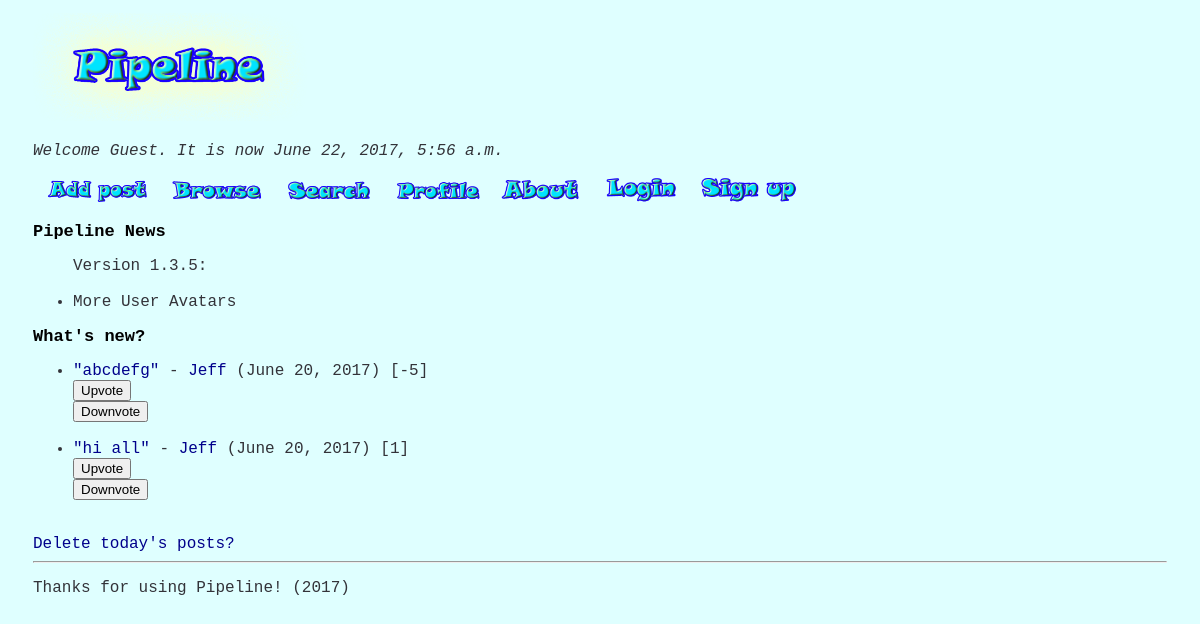
The app's page /, older data.
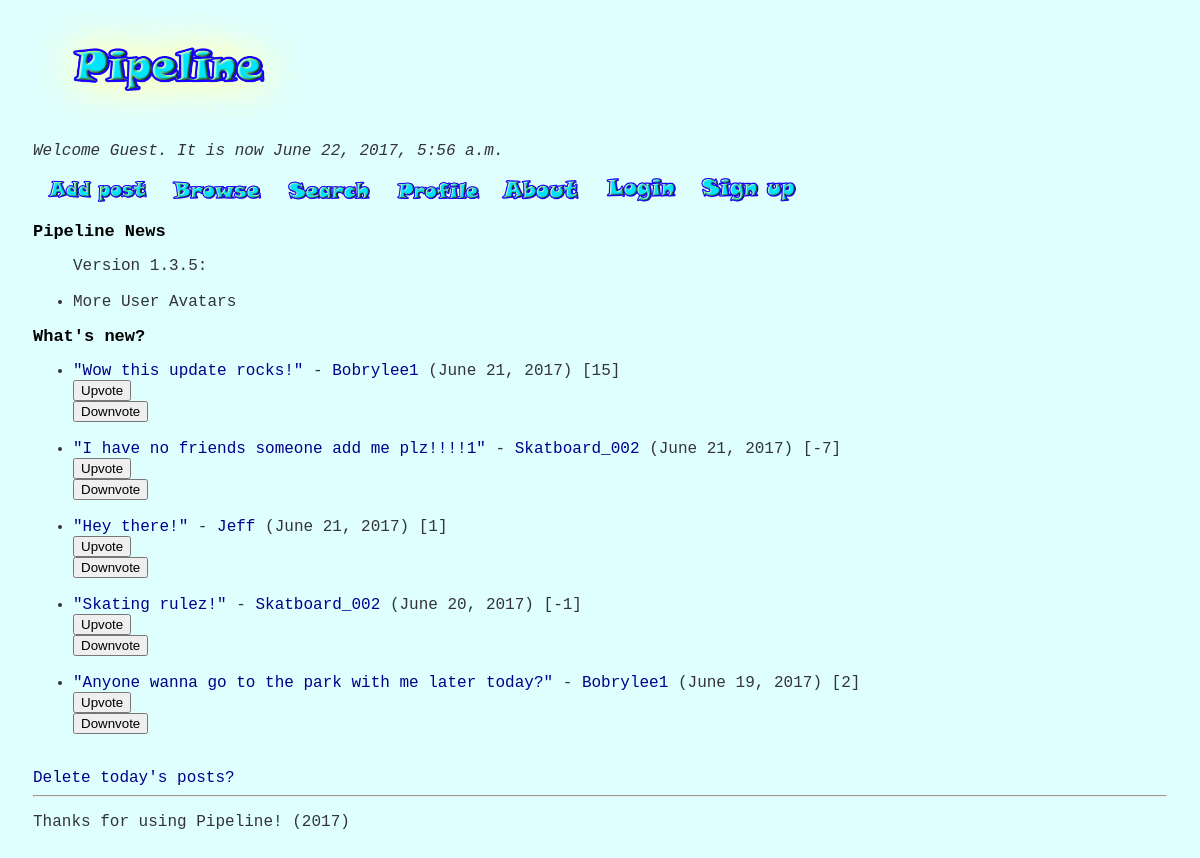
The same page, newer data.
### posts/models.py (models this page shows, shortened)
class Post(models.Model):
    message = models.CharField(max_length=100)
    post_date = models.DateTimeField()
    user = models.ForeignKey(User, null = True, blank = True)
    votes = models.IntegerField()

### pipeline/views.py (the view)
# urls.py: url(r'^$', homepage),
def homepage(request):
    first_name = 'guest'
    now = datetime.datetime.now()
    posts = sort_posts_recent(Post.objects.all())
    posts = posts[0:5]             #Cuts list of posts short for homepage
    if request.user.username:
        username = request.user.username
        first_name = request.user.first_name
    else:
        username = 'guest'
    return render(request, 'homepage.html', {'current_date': now, 'posts': posts, 'username': username, 'first_name': first_name})

### pipeline/views.py (called while the page is built)
def sort_posts_recent(posts_data):
    post_tuples = [(single_post.post_date, single_post) for single_post in posts_data]
    sorted_posts = [item[1] for item in sorted(post_tuples, key=lambda tup: tup[0], reverse=True)]
    return sorted_posts

### templates/homepage.html (shortened to what this page needs)
{% extends "base.html" %}
{% block content %}
<p><i>Welcome {{ first_name | capfirst }}. It is now {{ current_date }}</i></p>
{% load static %}
<a href = "addpost"><img src = "{% static 'pipeline/add_post.png' %}" alt = "Add Post" width = "130px" ></a>
<a href = "browse/new"><img src = "{% static 'pipeline/browse.png' %}" alt = "Browse" width = "100px" ></a> &nbsp;
<a href = "search"><img src = "{% static 'pipeline/search_term.png' %}" alt = "Search" width = "100px" ></a> &nbsp;
{% if user.username %}
<a href = "profile/{{request.user.id}}"><img src = "{% static 'pipeline/profile.png' %}" alt = "Profile" width = "95px" ></a> &nbsp;
{% else %}
<a href = "profile/0"><img src = "{% static 'pipeline/profile.png' %}" alt = "Profile" width = "95px" ></a> &nbsp;
{% endif %}
<a href = "about"><img src = "{% static 'pipeline/about.png' %}" alt = "About" width = "85px" ></a> &nbsp;&nbsp;
{% if username == 'guest' %}
<a href = "login"><img src = "{% static 'pipeline/login.png' %}" alt = "Login" width = "85px" ></a> &nbsp;
<a href = "signup"><img src = "{% static 'pipeline/signup.png' %}" alt = "Sign Up" width = "105px" ></a> &nbsp;
{% endif %}
<h2>Pipeline News</h2>
<ul>Version 1.3.5:
    <li>More User Avatars</li>
</ul>
<h2>What's new?</h2>
<ul>
	{% for post in posts %}
	<li><a href = "/post/{{post.id}}/0">"{{ post.message }}"</a> - <a href = "/profile/{{post.user.id}}">{{ post.user.username | capfirst }}</a> {% if post.post_date.date == current_date.date %}(Today, {{ post.post_date.time }}){% else %}({{ post.post_date.date }}){% endif %} [{{ post.votes }}]</li>
<form action="/post/{{post.id}}/1" method="get">
	<input type="submit" value="Upvote">
</form>
<form action="/post/{{post.id}}/2" method="get">
	<input type="submit" value="Downvote">
</form>
{% endfor %}
</ul>
<a href = "delete">Delete today's posts?</a></br>
{% endblock %}

### templates/base.html (shortened to what this page needs)
<!DOCTYPE HTML PUBLIC "-//W3C//DTD HTML 4.01//EN">
<html lang = 'en'>
<head>
</head>
<body>
    {% load static %}
    <a href = "/"><img src = "{% static 'pipeline/pipeline_title.png' %}" alt = "Pipeline Title" width = "275px" ></a>
    {% block content %}{% endblock %}
    {% block footer %}
    <hr>
    <p>Thanks for using Pipeline! (2017)</p>
    {% endblock %}
</body>
</html>

### templates/base.html (style rules this page uses)
h2 { font-family: monospace; color: black; font-size: 17px; text-decoration: bold }
ul, p { font-family: monospace; color: #333339; font-size: 16px; }
a { font-family: monospace; color: darkblue; text-decoration: none; font-size: 16px; }
body { background-color: #DFFFFF; display: block; padding: 5px 25px; }

Row changes from the older to the newer data that the page shows:
removed Post: message "abcdefg", user.username "Jeff", post_date "June 20, 2017", votes "-5"
added Post: message "Wow this update rocks!", user.username "Bobrylee1", post_date "June 21, 2017", votes "15"
added Post: message "I have no friends someone add me plz!!!!1", user.username "Skatboard_002", post_date "June 21, 2017", votes "-7"
changed Post "Jeff": message "hi all" → "Hey there!"; post_date "June 20, 2017" → "June 21, 2017"
added Post: message "Skating rulez!", user.username "Skatboard_002", post_date "June 20, 2017", votes "-1"
added Post: message "Anyone wanna go to the park with me later today?", user.username "Bobrylee1", post_date "June 19, 2017", votes "2"
